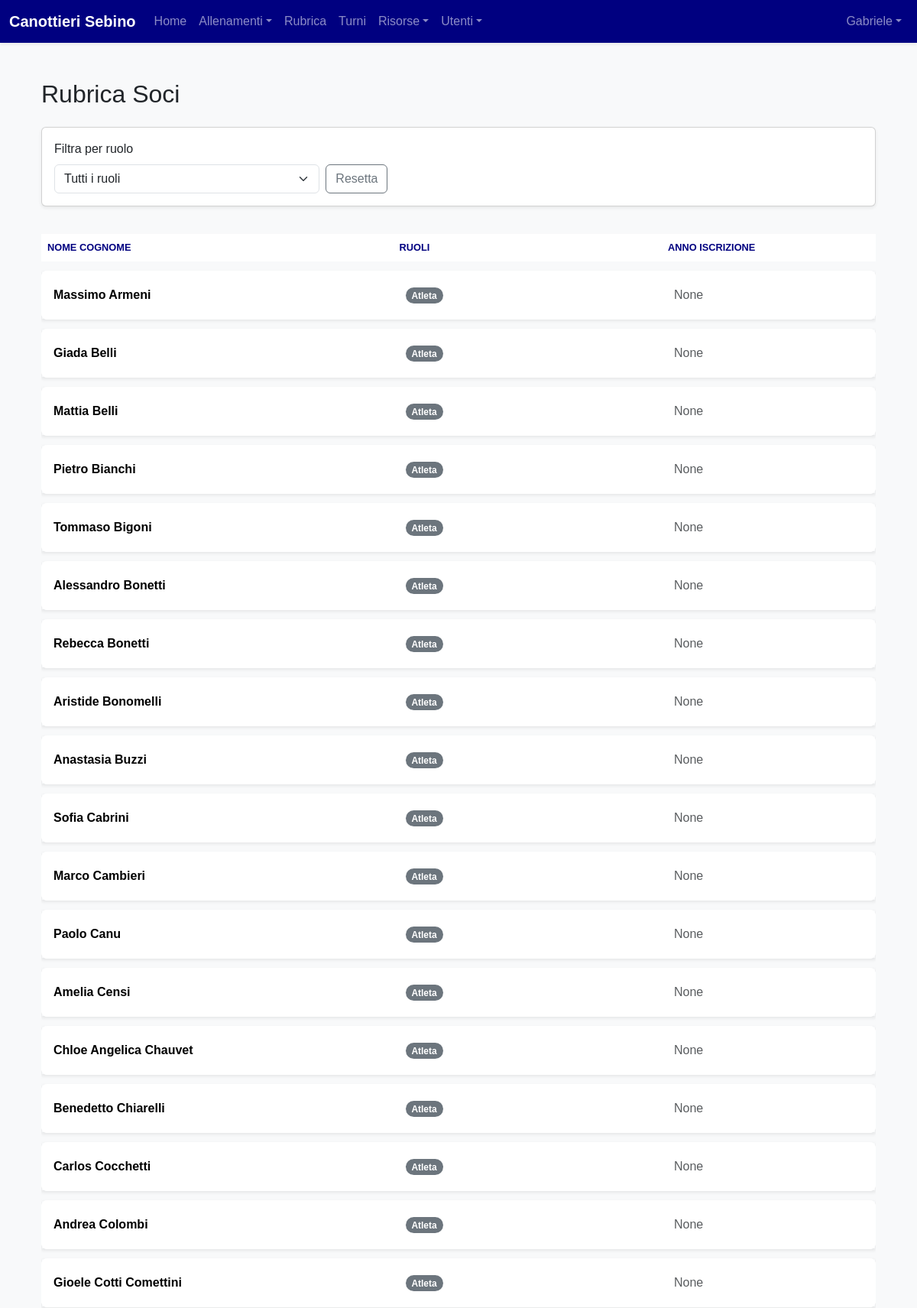
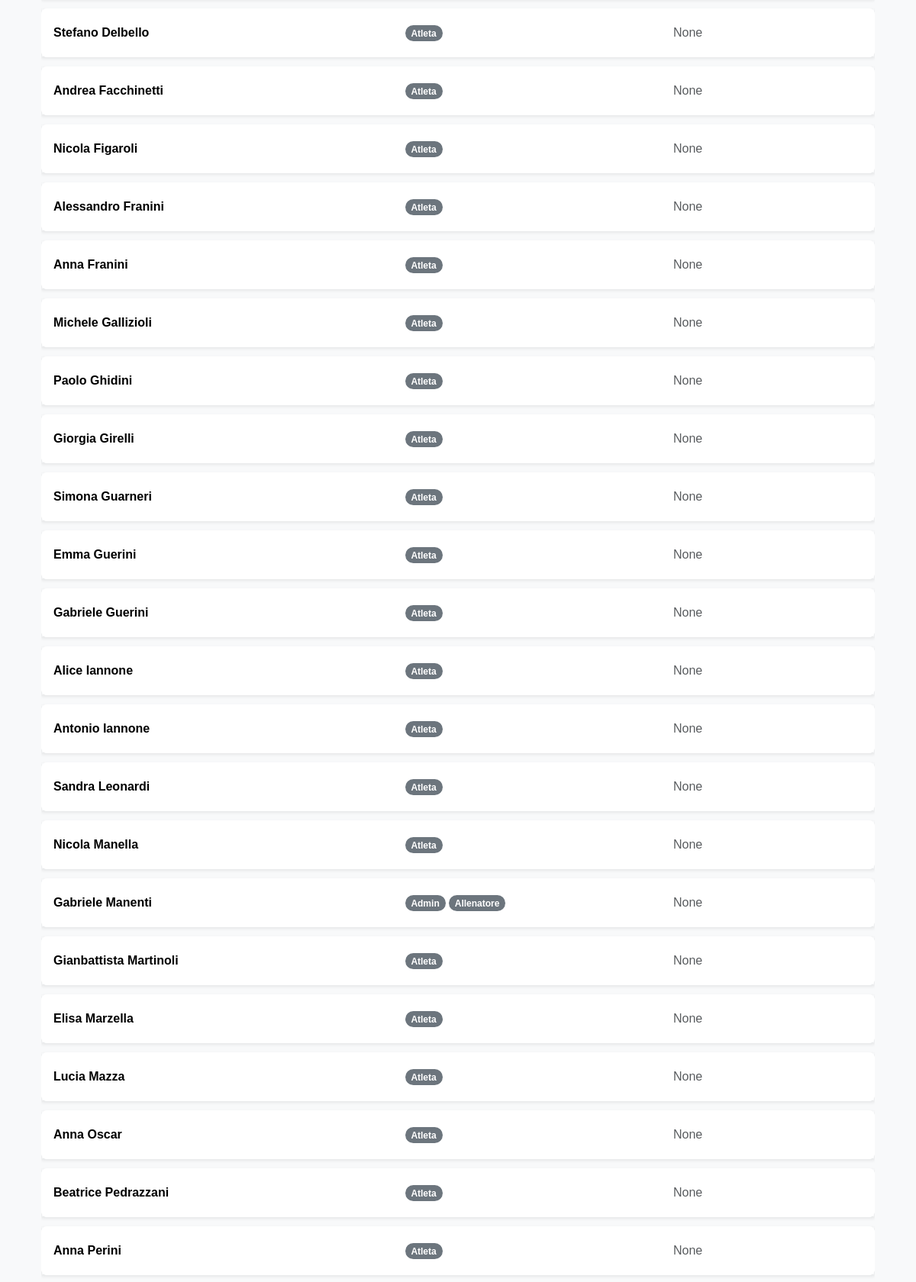
The page /rubrica (signed in, upper part) on the database its author committed (2 pictures, top to bottom).
### models.py (models this page shows, shortened)
class User(Base):
    __tablename__ = "users"
    id = Column(Integer, primary_key=True, index=True)
    username = Column(String, unique=True, index=True, nullable=False)
    hashed_password = Column(String, nullable=False)
    first_name = Column(String, nullable=False)
    last_name = Column(String, nullable=False)
    email = Column(String, unique=True, index=True)
    phone_number = Column(String)
    date_of_birth = Column(Date)
    tax_code = Column(String, unique=True)
    enrollment_year = Column(Integer)
    membership_date = Column(Date)
    certificate_expiration = Column(Date)
    address = Column(String)
    manual_category = Column(String, nullable=True)
    roles = relationship("Role", secondary=user_roles, back_populates="users")
    tags = relationship("Tag", secondary=user_tags, back_populates="users")
    barche_assegnate = relationship("Barca", secondary=barca_atleti_association, back_populates="atleti_assegnati")
    schede_pesi = relationship("SchedaPesi", back_populates="atleta")
    turni = relationship("Turno", back_populates="user")

class Role(Base):
    __tablename__ = "roles"
    id = Column(Integer, primary_key=True, index=True)
    name = Column(String, unique=True, index=True, nullable=False)
    users = relationship("User", secondary=user_roles, back_populates="roles")

### routers/users.py (the view)
@router.get("/rubrica", response_class=HTMLResponse)
async def view_rubrica(request: Request, db: Session = Depends(get_db), current_user: models.User = Depends(get_current_user), role_filter: Optional[str] = None):
    query = db.query(models.User).options(joinedload(models.User.roles))
    if role_filter: query = query.join(models.User.roles).filter(models.Role.name == role_filter)
    users = query.order_by(models.User.last_name, models.User.first_name).all()
    all_roles = db.query(models.Role).all()
    return templates.TemplateResponse("rubrica.html", {"request": request, "current_user": current_user, "users": users, "all_roles": all_roles, "current_filter": role_filter})

### templates/rubrica.html (shortened to what this page needs)
{% extends "layouts/_base.html" %}
{% block content %}
<div class="container mt-4">
    <h2 class="mb-4">Rubrica Soci</h2>
    <div class="card card-body shadow-sm mb-4">
        <form method="GET" class="row g-2 align-items-end">
            <div class="col-md-4">
                <label for="role_filter" class="form-label">Filtra per ruolo</label>
                <select name="role_filter" id="role_filter" class="form-select" onchange="this.form.submit()">
                    <option value="">Tutti i ruoli</option>
                </select>
            </div>
            <div class="col-md-2">
                <a href="/rubrica" class="btn btn-outline-secondary">Resetta</a>
            </div>
        </form>
    </div>
    <div class="table-responsive">
        <table class="table table-hover align-middle">
            <thead>
                <tr>
                    <th>Nome Cognome</th>
                    <th>Ruoli</th>
                    <th>Anno Iscrizione</th>
                </tr>
            </thead>
            <tbody>
                {% for user in users %}
                <tr>
                    <td class="fw-bold">{{ user.first_name }} {{ user.last_name }}</td>
                    <td>
                        {% for role in user.roles %}
                            <span class="badge rounded-pill text-bg-secondary">{{ role.name.capitalize() }}</span>
                        {% endfor %}
                    </td>
                    <td class="text-muted">{{ user.enrollment_year }}</td>
                </tr>
                {% else %}
                <tr>
                    <td colspan="3" class="text-center p-4">Nessun utente trovato.</td>
                </tr>
                {% endfor %}
            </tbody>
        </table>
    </div>
</div>
{% endblock %}

### templates/layouts/_base.html (shortened to what this page needs)
<!doctype html>
<html lang="it" class="h-100">
<head>
    <link href="https://cdn.jsdelivr.net/npm/bootstrap@5.3.3/dist/css/bootstrap.min.css" rel="stylesheet">
    <link rel="stylesheet" href="{{ url_for('static', path='/style.css') }}">
</head>
<body class="d-flex flex-column h-100 bg-light">
<nav class="navbar navbar-expand-lg navbar-dark bg-primary shadow-sm">
    <div class="container-fluid">
        <a class="navbar-brand fw-bold" href="/dashboard">Canottieri Sebino</a>
        <div class="collapse navbar-collapse" id="navbarNav">
            {% if current_user %}
            <ul class="navbar-nav me-auto mb-2 mb-lg-0">
                <li class="nav-item"><a class="nav-link" href="/dashboard">Home</a></li>
                <li class="nav-item dropdown">
                    <a class="nav-link dropdown-toggle" href="#" id="allenamentiDropdown" role="button" data-bs-toggle="dropdown">Allenamenti</a>
                </li>
                <li class="nav-item"><a class="nav-link" href="/rubrica">Rubrica</a></li>
                {% if current_user.is_admin %}<li class="nav-item"><a class="nav-link" href="/turni">Turni</a></li>{% endif %}
                <li class="nav-item dropdown">
                    <a class="nav-link dropdown-toggle" href="#" id="risorseDropdown" role="button" data-bs-toggle="dropdown">Risorse</a>
                </li>
                {% if current_user.is_admin %}
                <li class="nav-item dropdown">
                    <a class="nav-link dropdown-toggle" href="#" id="adminMenu" role="button" data-bs-toggle="dropdown">Utenti</a>
                </li>
                {% endif %}
            </ul>
            {% endif %}
            <ul class="navbar-nav ms-auto">
                {% if current_user %}
                <li class="nav-item dropdown">
                    <a class="nav-link dropdown-toggle" href="#" id="navbarUserDropdown" role="button" data-bs-toggle="dropdown">{{ current_user.first_name or current_user.username }}</a>
                </li>
                {% else %}
                <li class="nav-item"><a class="nav-link" href="/login">Login</a></li>
                {% endif %}
            </ul>
        </div>
    </div>
</nav>
<main class="container my-4 flex-grow-1">{% block content %}{% endblock %}</main>
</body>
</html>

### static/style.css (style rules this page uses)
:root { --club-white: #ffffff; --club-light-blue: #ADD8E6; --club-navy-blue: #000080; --club-off-white-bg: #f8f9fa; --club-text-dark: #212529; --bs-primary-rgb: 0, 0, 128; }
body { font-family: Helvetica, Arial, sans-serif; color: var(--club-text-dark); background-color: var(--club-off-white-bg); }
.navbar-dark { background-color: var(--club-navy-blue) !important; }
a { color: var(--club-navy-blue); }
.table { border-collapse: separate; border-spacing: 0 0.75rem; }
.table thead th { border: none; color: var(--club-navy-blue); text-transform: uppercase; font-size: 0.8rem; }
.table tbody tr { background-color: var(--club-white); box-shadow: 0 0.125rem 0.25rem rgba(0,0,0,0.075); transition: transform 0.2s ease, box-shadow 0.2s ease; cursor: pointer; }
.table tbody td { border: none; padding: 1.25rem 1rem; vertical-align: middle; }
.table tbody tr td:first-child { border-top-left-radius: 0.5rem; border-bottom-left-radius: 0.5rem; }
.table tbody tr td:last-child { border-top-right-radius: 0.5rem; border-bottom-right-radius: 0.5rem; }

### rows shown on the page
User: first_name "Gabriele", last_name "Manenti", enrollment_year "None"
User: first_name "Massimo", last_name "Armeni", enrollment_year "None"
Role: name "Atleta"
User: first_name "Giada", last_name "Belli", enrollment_year "None"
User: first_name "Mattia", last_name "Belli", enrollment_year "None"
User: first_name "Pietro", last_name "Bianchi", enrollment_year "None"
User: first_name "Tommaso", last_name "Bigoni", enrollment_year "None"
User: first_name "Alessandro", last_name "Bonetti", enrollment_year "None"
User: first_name "Rebecca", last_name "Bonetti", enrollment_year "None"
User: first_name "Aristide", last_name "Bonomelli", enrollment_year "None"
User: first_name "Anastasia", last_name "Buzzi", enrollment_year "None"
User: first_name "Sofia", last_name "Cabrini", enrollment_year "None"
User: first_name "Marco", last_name "Cambieri", enrollment_year "None"
User: first_name "Paolo", last_name "Canu", enrollment_year "None"
User: first_name "Amelia", last_name "Censi", enrollment_year "None"
User: first_name "Chloe Angelica", last_name "Chauvet", enrollment_year "None"
User: first_name "Benedetto", last_name "Chiarelli", enrollment_year "None"
User: first_name "Carlos", last_name "Cocchetti", enrollment_year "None"
User: first_name "Andrea", last_name "Colombi", enrollment_year "None"
User: first_name "Gioele", last_name "Cotti Comettini", enrollment_year "None"
User: first_name "Stefano", last_name "Delbello", enrollment_year "None"
User: first_name "Andrea", last_name "Facchinetti", enrollment_year "None"
User: first_name "Nicola", last_name "Figaroli", enrollment_year "None"
User: first_name "Alessandro", last_name "Franini", enrollment_year "None"
User: first_name "Anna", last_name "Franini", enrollment_year "None"
User: first_name "Michele", last_name "Gallizioli", enrollment_year "None"
User: first_name "Paolo", last_name "Ghidini", enrollment_year "None"
User: first_name "Giorgia", last_name "Girelli", enrollment_year "None"
User: first_name "Simona", last_name "Guarneri", enrollment_year "None"
User: first_name "Emma", last_name "Guerini", enrollment_year "None"
User: first_name "Gabriele", last_name "Guerini", enrollment_year "None"
User: first_name "Alice", last_name "Iannone", enrollment_year "None"
User: first_name "Antonio", last_name "Iannone", enrollment_year "None"
User: first_name "Sandra", last_name "Leonardi", enrollment_year "None"
User: first_name "Nicola", last_name "Manella", enrollment_year "None"
Role: name "Admin"
Role: name "Allenatore"
User: first_name "Gianbattista", last_name "Martinoli", enrollment_year "None"
User: first_name "Elisa", last_name "Marzella", enrollment_year "None"
User: first_name "Lucia", last_name "Mazza", enrollment_year "None"
User: first_name "Anna", last_name "Oscar", enrollment_year "None"
User: first_name "Beatrice", last_name "Pedrazzani", enrollment_year "None"
User: first_name "Anna", last_name "Perini", enrollment_year "None"
